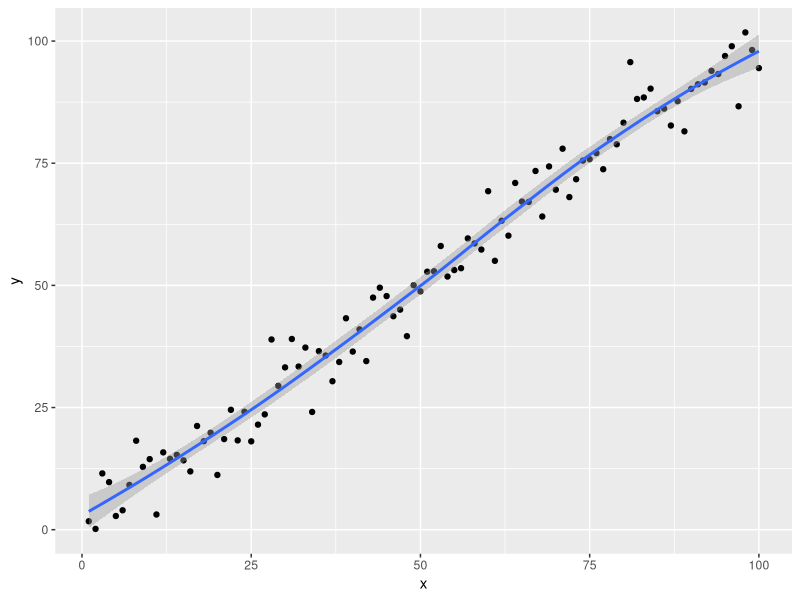

Source code (R):
## ---- chunk 1
print("Hello World")
## ---- chunk 2
library(ggplot2)
x = seq(1, 100)
y = x + rnorm(100, sd=5)

qplot(x, y) + geom_smooth(aes(x, y))
